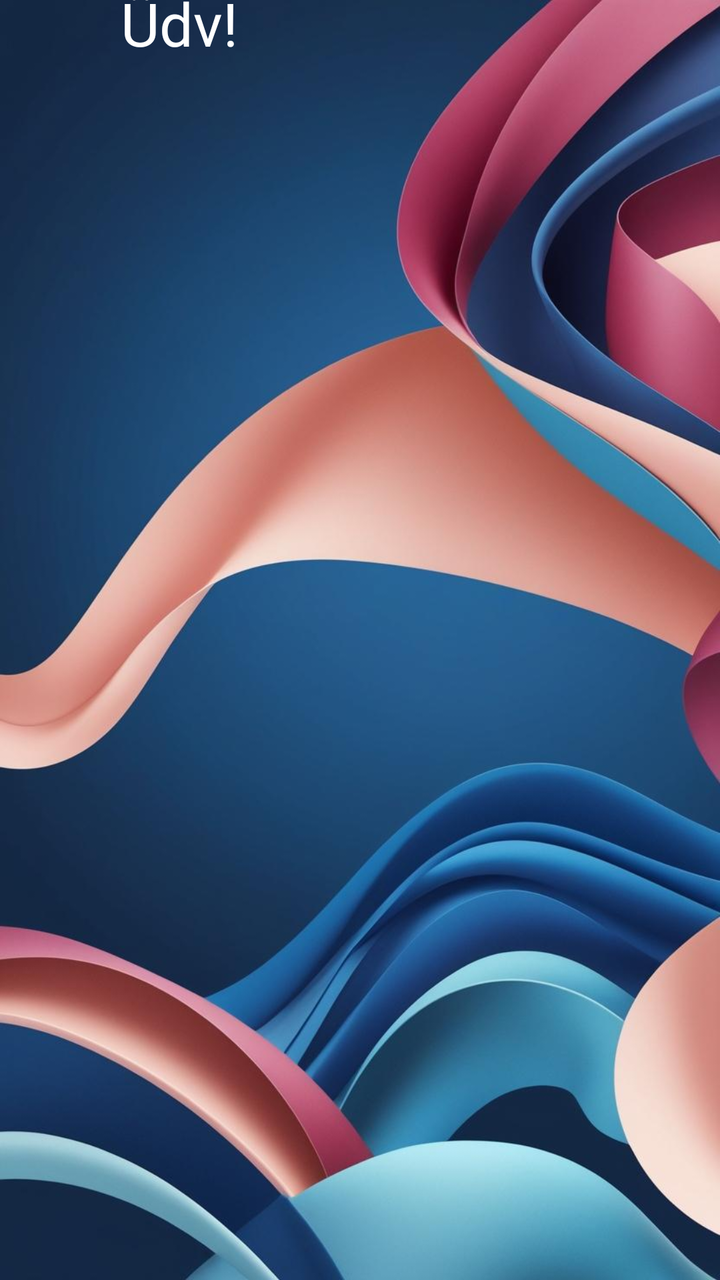
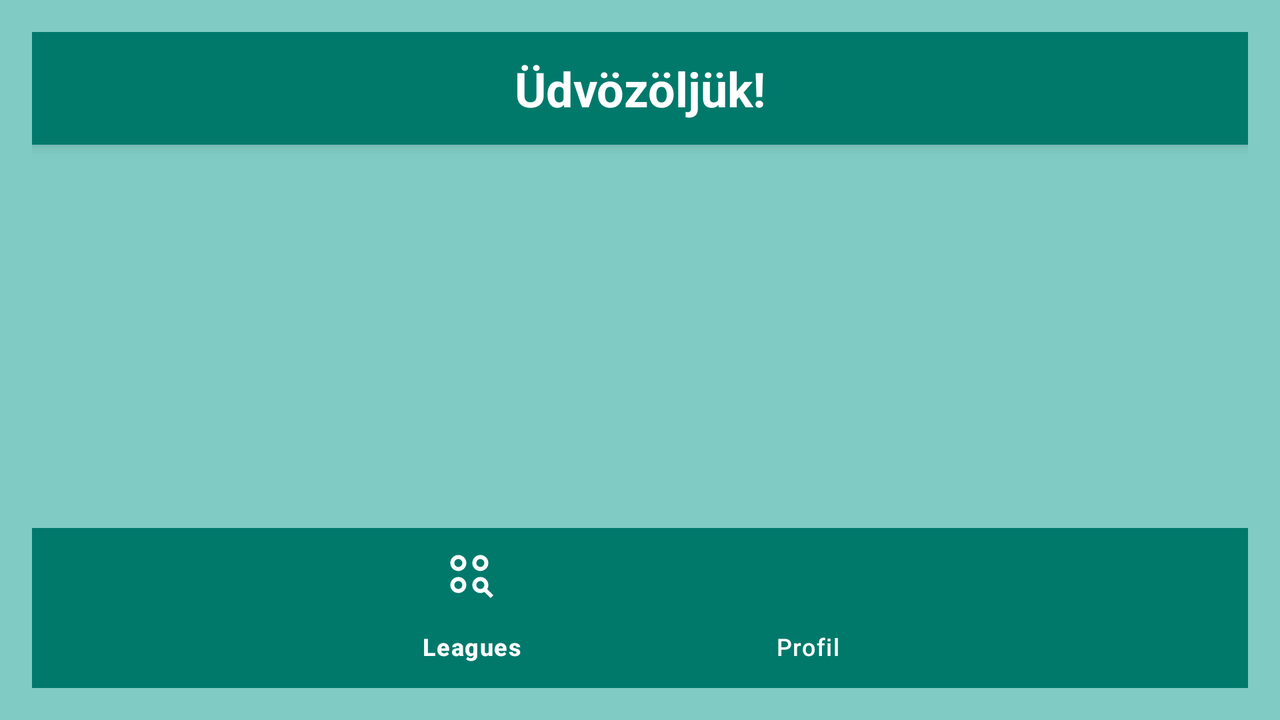

First picture: res/layout/ on a phone held upright. Second picture: the repository's own variant of that layout, on a device whose configuration matches the variant's folder. Source for both follows.
<!-- AndroidManifest.xml: application theme Theme.LeagueTables -->
<!-- res/layout/activity_main.xml -->
<?xml version="1.0" encoding="utf-8"?>
<androidx.constraintlayout.widget.ConstraintLayout xmlns:android="http://schemas.android.com/apk/res/android"
    xmlns:app="http://schemas.android.com/apk/res-auto"
    xmlns:tools="http://schemas.android.com/tools"
    android:id="@+id/main"
    android:layout_width="match_parent"
    android:layout_height="match_parent"
    android:background="@drawable/mainback"
    tools:context=".MainActivity">

    <TextView
        android:id="@+id/welcomeTextView"
        android:layout_width="239dp"
        android:layout_height="700dp"
        android:text="Üdv!"
        android:textColor="@color/white"
        android:textSize="30sp"
        app:layout_constraintBottom_toBottomOf="parent"
        app:layout_constraintEnd_toEndOf="parent"
        app:layout_constraintHorizontal_bias="0.498"
        app:layout_constraintStart_toStartOf="parent"
        app:layout_constraintTop_toTopOf="parent"
        app:layout_constraintVertical_bias="0.154" />

</androidx.constraintlayout.widget.ConstraintLayout>
<!-- resources referenced by this layout -->
<resources>
  <color name="white">#FFFFFFFF</color>
  <!-- drawable mainback: jpg bitmap (drawable, 75153 bytes) -->
  <style name="Theme.LeagueTables" parent="Base.Theme.LeagueTables" />
  <style name="Base.Theme.LeagueTables" parent="Theme.Material3.DayNight.NoActionBar">
          
          
      </style>
</resources>
<!-- res/layout-land/activity_main.xml (the repository's variant of the layout above) -->
<!-- drawn on the phone turned sideways -->
<?xml version="1.0" encoding="utf-8"?>
<androidx.constraintlayout.widget.ConstraintLayout xmlns:android="http://schemas.android.com/apk/res/android"
    xmlns:app="http://schemas.android.com/apk/res-auto"
    xmlns:tools="http://schemas.android.com/tools"
    android:layout_width="match_parent"
    android:layout_height="match_parent"
    android:padding="16dp"
    android:background="@color/teal_200"
    tools:context=".MainActivity">

    <TextView
        android:id="@+id/tvGreeting"
        android:layout_width="0dp"
        android:layout_height="wrap_content"
        android:text="@string/greetings"
        android:textSize="24sp"
        android:textStyle="bold"
        android:textColor="@android:color/white"
        android:padding="12dp"
        android:background="@color/teal_700"
        android:drawablePadding="8dp"
        android:layout_marginBottom="8dp"
        android:elevation="4dp"
        android:textAlignment="center"
        app:layout_constraintTop_toTopOf="parent"
        app:layout_constraintStart_toStartOf="parent"
        app:layout_constraintEnd_toEndOf="parent" />

    <FrameLayout
        android:id="@+id/container"
        android:layout_width="0dp"
        android:layout_height="0dp"
        app:layout_constraintTop_toBottomOf="@id/tvGreeting"
        app:layout_constraintBottom_toTopOf="@+id/bottom_navigation"
        app:layout_constraintStart_toStartOf="parent"
        app:layout_constraintEnd_toEndOf="parent" />

    <com.google.android.material.bottomnavigation.BottomNavigationView
        android:id="@+id/bottom_navigation"
        android:layout_width="0dp"
        android:layout_height="wrap_content"
        android:background="@color/teal_700"
        app:itemIconTint="@android:color/white"
        app:itemTextColor="@android:color/white"
        app:itemRippleColor="@android:color/white"
        app:menu="@menu/main_menu"
        app:layout_constraintBottom_toBottomOf="parent"
        app:layout_constraintStart_toStartOf="parent"
        app:layout_constraintEnd_toEndOf="parent" />

</androidx.constraintlayout.widget.ConstraintLayout>
<!-- resources referenced by the variant -->
<!-- as the phone turned sideways resolves them -->
<resources>
  <color name="teal_200">#80CBC4</color>
  <color name="teal_700">#00796B</color>
  <string name="greetings">Üdvözöljük!</string>
  <style name="Theme.LeagueTables" parent="Base.Theme.LeagueTables" />
  <style name="Base.Theme.LeagueTables" parent="Theme.Material3.DayNight.NoActionBar">
          
          
      </style>
</resources>
